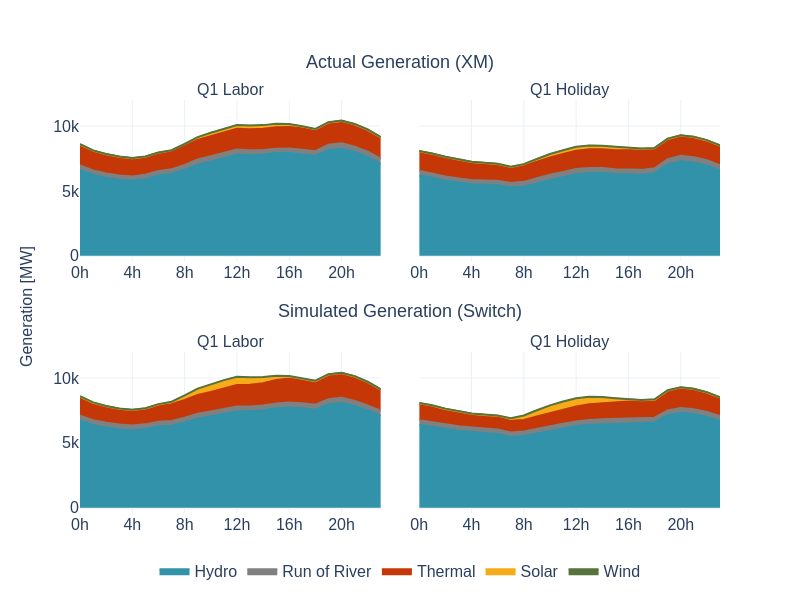

Write notebook code for a chart like this one.
### Code cell
sw.dispatch.plot_q1_generation(gen_res, gen_disp)

### Figure 1 — Plotly figure (JSON) as saved in the notebook; plotly's stock layout.template omitted (floating-point values rounded to 4 significant figures)
{"data": [{"fillcolor": "#3292A9", "legendgroup": "Hydro", "line": {"color": "#3292A9", "shape": "linear"}, "mode": "lines", "name": "Hydro", "showlegend": true, "stackgroup": "one", "type": "scatter", "x": ["0h", "1h", "2h", "3h", "4h", "5h", "6h", "7h", "8h", "9h", "10h", "11h", "12h", "13h", "14h", "15h", "16h", "17h", "18h", "19h", "20h", "21h", "22h", "23h"], "xaxis": "x", "y": [6599.0, 6242.0, 6018.0, 5861.0, 5783.0, 5905.0, 6194.0, 6305.0, 6616.0, 7015.0, 7267.0, 7553.0, 7784.0, 7752.0, 7803.0, 7913.0, 7918.0, 7808.0, 7692.0, 8157.0, 8253.0, 7996.0, 7610.0, 7076.0], "yaxis": "y"}, {"fillcolor": "#808080", "legendgroup": "Run of River", "line": {"color": "#808080", "shape": "linear"}, "mode": "lines", "name": "Run of River", "showlegend": true, "stackgroup": "one", "type": "scatter", "x": ["0h", "1h", "2h", "3h", "4h", "5h", "6h", "7h", "8h", "9h", "10h", "11h", "12h", "13h", "14h", "15h", "16h", "17h", "18h", "19h", "20h", "21h", "22h", "23h"], "xaxis": "x", "y": [368.1, 334.5, 330.6, 330.7, 333.9, 339.5, 345.5, 357.2, 392.1, 406.4, 404.1, 400.3, 403.8, 374.8, 344.9, 342.8, 345.1, 358.5, 371.3, 406.5, 418.7, 416.3, 410.0, 392.7], "yaxis": "y"}, {"fillcolor": "#C53707", "legendgroup": "Thermal", "line": {"color": "#C53707", "shape": "linear"}, "mode": "lines", "name": "Thermal", "showlegend": true, "stackgroup": "one", "type": "scatter", "x": ["0h", "1h", "2h", "3h", "4h", "5h", "6h", "7h", "8h", "9h", "10h", "11h", "12h", "13h", "14h", "15h", "16h", "17h", "18h", "19h", "20h", "21h", "22h", "23h"], "xaxis": "x", "y": [1605.0, 1522.0, 1476.0, 1434.0, 1408.0, 1388.0, 1407.0, 1440.0, 1473.0, 1508.0, 1542.0, 1570.0, 1599.0, 1621.0, 1635.0, 1647.0, 1658.0, 1660.0, 1662.0, 1701.0, 1719.0, 1721.0, 1685.0, 1650.0], "yaxis": "y"}, {"fillcolor": "#F7AB17", "legendgroup": "Solar", "line": {"color": "#F7AB17", "shape": "linear"}, "mode": "lines", "name": "Solar", "showlegend": true, "stackgroup": "one", "type": "scatter", "x": ["0h", "1h", "2h", "3h", "4h", "5h", "6h", "7h", "8h", "9h", "10h", "11h", "12h", "13h", "14h", "15h", "16h", "17h", "18h", "19h", "20h", "21h"], "xaxis": "x", "y": [0.000645, 0.00127, 0.000845, 0.001225, 0.00089, 0.001185, 0.08692, 19.16, 116.5, 196.9, 243.2, 262.8, 270.5, 268.7, 258.1, 239.5, 202.5, 124.7, 20.75, 0.023, 4e-05, 3e-05], "yaxis": "y"}, {"fillcolor": "#55733D", "legendgroup": "Wind", "line": {"color": "#55733D", "shape": "linear"}, "mode": "lines", "name": "Wind", "showlegend": true, "stackgroup": "one", "type": "scatter", "x": ["0h", "1h", "2h", "3h", "4h", "5h", "6h", "7h", "8h", "9h", "10h", "11h", "12h", "13h", "14h", "15h", "16h", "17h", "18h", "19h", "20h", "21h", "22h", "23h"], "xaxis": "x", "y": [21.93, 20.54, 19.91, 19.21, 17.49, 16.51, 16.18, 15.74, 15.51, 17.34, 19.42, 20.94, 22.37, 23.75, 25.25, 25.82, 26.09, 26.02, 26.11, 25.7, 24.3, 23.23, 22.8, 22.5], "yaxis": "y"}, {"fillcolor": "#3292A9", "legendgroup": "Hydro", "line": {"color": "#3292A9", "shape": "linear"}, "mode": "lines", "name": "Hydro", "showlegend": false, "stackgroup": "one", "type": "scatter", "x": ["0h", "1h", "2h", "3h", "4h", "5h", "6h", "7h", "8h", "9h", "10h", "11h", "12h", "13h", "14h", "15h", "16h", "17h", "18h", "19h", "20h", "21h", "22h", "23h"], "xaxis": "x3", "y": [6715.0, 6378.0, 6184.0, 6047.0, 5980.0, 6060.0, 6256.0, 6314.0, 6572.0, 6867.0, 7044.0, 7243.0, 7428.0, 7432.0, 7508.0, 7655.0, 7714.0, 7665.0, 7551.0, 7977.0, 8089.0, 7835.0, 7500.0, 7092.0], "yaxis": "y3"}, {"fillcolor": "#808080", "legendgroup": "Run of River", "line": {"color": "#808080", "shape": "linear"}, "mode": "lines", "name": "Run of River", "showlegend": false, "stackgroup": "one", "type": "scatter", "x": ["0h", "1h", "2h", "3h", "4h", "5h", "6h", "7h", "8h", "9h", "10h", "11h", "12h", "13h", "14h", "15h", "16h", "17h", "18h", "19h", "20h", "21h", "22h", "23h"], "xaxis": "x3", "y": [367.7, 364.4, 362.6, 361.4, 361.7, 363.1, 366.2, 368.4, 371.1, 374.4, 376.1, 377.8, 378.0, 376.8, 377.3, 378.9, 386.6, 386.9, 386.8, 389.4, 388.2, 384.1, 379.8, 375.9], "yaxis": "y3"}, {"fillcolor": "#C53707", "legendgroup": "Thermal", "line": {"color": "#C53707", "shape": "linear"}, "mode": "lines", "name": "Thermal", "showlegend": false, "stackgroup": "one", "type": "scatter", "x": ["0h", "1h", "2h", "3h", "4h", "5h", "6h", "7h", "8h", "9h", "10h", "11h", "12h", "13h", "14h", "15h", "16h", "17h", "18h", "19h", "20h", "21h", "22h", "23h"], "xaxis": "x3", "y": [1478.0, 1347.0, 1269.0, 1215.0, 1188.0, 1221.0, 1287.0, 1286.0, 1357.0, 1448.0, 1496.0, 1570.0, 1646.0, 1659.0, 1712.0, 1800.0, 1857.0, 1860.0, 1816.0, 1891.0, 1891.0, 1891.0, 1795.0, 1631.0], "yaxis": "y3"}, {"fillcolor": "#F7AB17", "legendgroup": "Solar", "line": {"color": "#F7AB17", "shape": "linear"}, "mode": "lines", "name": "Solar", "showlegend": false, "stackgroup": "one", "type": "scatter", "x": ["0h", "1h", "2h", "3h", "4h", "5h", "6h", "7h", "8h", "9h", "10h", "11h", "12h", "13h", "14h", "15h", "16h", "17h", "18h", "19h", "20h", "21h", "22h", "23h"], "xaxis": "x3", "y": [0, 0, 0, 0, 0, 0.06081, 45.58, 168.6, 322.0, 459.8, 562.0, 612.9, 610.1, 551.1, 442.9, 304.4, 157.1, 33.06, 0.03198, 0, 0, 0, 0, 0], "yaxis": "y3"}, {"fillcolor": "#55733D", "legendgroup": "Wind", "line": {"color": "#55733D", "shape": "linear"}, "mode": "lines", "name": "Wind", "showlegend": false, "stackgroup": "one", "type": "scatter", "x": ["0h", "1h", "2h", "3h", "4h", "5h", "6h", "7h", "8h", "9h", "10h", "11h", "12h", "13h", "14h", "15h", "16h", "17h", "18h", "19h", "20h", "21h", "22h", "23h"], "xaxis": "x3", "y": [26.73, 26.53, 26.32, 26.24, 26.12, 26.07, 25.92, 25.69, 25.6, 25.49, 25.57, 25.41, 25.4, 25.47, 25.74, 26.08, 26.69, 27.85, 28.6, 28.64, 28.52, 28.19, 27.81, 27.24], "yaxis": "y3"}, {"fillcolor": "#3292A9", "legendgroup": "Hydro", "line": {"color": "#3292A9", "shape": "linear"}, "mode": "lines", "name": "Hydro", "showlegend": false, "stackgroup": "one", "type": "scatter", "x": ["0h", "1h", "2h", "3h", "4h", "5h", "6h", "7h", "8h", "9h", "10h", "11h", "12h", "13h", "14h", "15h", "16h", "17h", "18h", "19h", "20h", "21h", "22h", "23h"], "xaxis": "x2", "y": [6179.0, 6022.0, 5782.0, 5634.0, 5514.0, 5479.0, 5445.0, 5268.0, 5318.0, 5578.0, 5848.0, 6053.0, 6280.0, 6389.0, 6403.0, 6311.0, 6260.0, 6252.0, 6369.0, 7044.0, 7287.0, 7187.0, 6957.0, 6575.0], "yaxis": "y2"}, {"fillcolor": "#808080", "legendgroup": "Run of River", "line": {"color": "#808080", "shape": "linear"}, "mode": "lines", "name": "Run of River", "showlegend": false, "stackgroup": "one", "type": "scatter", "x": ["0h", "1h", "2h", "3h", "4h", "5h", "6h", "7h", "8h", "9h", "10h", "11h", "12h", "13h", "14h", "15h", "16h", "17h", "18h", "19h", "20h", "21h", "22h", "23h"], "xaxis": "x2", "y": [379.2, 328.6, 326.9, 331.5, 329.4, 328.4, 330.9, 338.6, 378.6, 401.1, 406.9, 409.3, 408.9, 378.1, 359.6, 357.9, 359.3, 369.1, 376.9, 399.7, 411.4, 408.2, 399.5, 394.4], "yaxis": "y2"}, {"fillcolor": "#C53707", "legendgroup": "Thermal", "line": {"color": "#C53707", "shape": "linear"}, "mode": "lines", "name": "Thermal", "showlegend": false, "stackgroup": "one", "type": "scatter", "x": ["0h", "1h", "2h", "3h", "4h", "5h", "6h", "7h", "8h", "9h", "10h", "11h", "12h", "13h", "14h", "15h", "16h", "17h", "18h", "19h", "20h", "21h", "22h", "23h"], "xaxis": "x2", "y": [1495.0, 1516.0, 1497.0, 1427.0, 1386.0, 1336.0, 1302.0, 1223.0, 1244.0, 1272.0, 1331.0, 1386.0, 1412.0, 1441.0, 1445.0, 1466.0, 1481.0, 1502.0, 1521.0, 1561.0, 1567.0, 1560.0, 1533.0, 1527.0], "yaxis": "y2"}, {"fillcolor": "#F7AB17", "legendgroup": "Solar", "line": {"color": "#F7AB17", "shape": "linear"}, "mode": "lines", "name": "Solar", "showlegend": false, "stackgroup": "one", "type": "scatter", "x": ["6h", "7h", "8h", "9h", "10h", "11h", "12h", "13h", "14h", "15h", "16h", "17h", "18h", "19h"], "xaxis": "x2", "y": [0.09956, 17.62, 108.5, 189.8, 233.7, 265.9, 269.0, 269.3, 253.4, 239.6, 206.3, 118.2, 20.29, 0.03136], "yaxis": "y2"}, {"fillcolor": "#55733D", "legendgroup": "Wind", "line": {"color": "#55733D", "shape": "linear"}, "mode": "lines", "name": "Wind", "showlegend": false, "stackgroup": "one", "type": "scatter", "x": ["0h", "1h", "2h", "3h", "4h", "5h", "6h", "7h", "8h", "9h", "10h", "11h", "12h", "13h", "14h", "15h", "16h", "17h", "18h", "19h", "20h", "21h", "22h", "23h"], "xaxis": "x2", "y": [20.02, 19.8, 18.51, 17.93, 18.19, 17.71, 16.25, 14.06, 14.77, 18.78, 19.82, 20.66, 22.92, 25.32, 25.6, 26.1, 26.06, 24.71, 25.04, 24.55, 22.91, 22.77, 22.78, 21.93], "yaxis": "y2"}, {"fillcolor": "#3292A9", "legendgroup": "Hydro", "line": {"color": "#3292A9", "shape": "linear"}, "mode": "lines", "name": "Hydro", "showlegend": false, "stackgroup": "one", "type": "scatter", "x": ["0h", "1h", "2h", "3h", "4h", "5h", "6h", "7h", "8h", "9h", "10h", "11h", "12h", "13h", "14h", "15h", "16h", "17h", "18h", "19h", "20h", "21h", "22h", "23h"], "xaxis": "x4", "y": [6390.0, 6262.0, 6079.0, 5928.0, 5813.0, 5751.0, 5678.0, 5454.0, 5524.0, 5730.0, 5932.0, 6112.0, 6292.0, 6403.0, 6452.0, 6470.0, 6496.0, 6520.0, 6572.0, 7127.0, 7309.0, 7224.0, 7015.0, 6698.0], "yaxis": "y4"}, {"fillcolor": "#808080", "legendgroup": "Run of River", "line": {"color": "#808080", "shape": "linear"}, "mode": "lines", "name": "Run of River", "showlegend": false, "stackgroup": "one", "type": "scatter", "x": ["0h", "1h", "2h", "3h", "4h", "5h", "6h", "7h", "8h", "9h", "10h", "11h", "12h", "13h", "14h", "15h", "16h", "17h", "18h", "19h", "20h", "21h", "22h", "23h"], "xaxis": "x4", "y": [355.7, 353.9, 352.0, 351.0, 350.8, 351.3, 351.3, 350.4, 353.1, 356.2, 358.4, 360.2, 360.6, 360.4, 361.0, 361.2, 366.9, 367.0, 368.6, 371.8, 372.1, 369.6, 367.3, 363.9], "yaxis": "y4"}, {"fillcolor": "#C53707", "legendgroup": "Thermal", "line": {"color": "#C53707", "shape": "linear"}, "mode": "lines", "name": "Thermal", "showlegend": false, "stackgroup": "one", "type": "scatter", "x": ["0h", "1h", "2h", "3h", "4h", "5h", "6h", "7h", "8h", "9h", "10h", "11h", "12h", "13h", "14h", "15h", "16h", "17h", "18h", "19h", "20h", "21h", "22h", "23h"], "xaxis": "x4", "y": [1302.0, 1250.0, 1177.0, 1116.0, 1070.0, 1046.0, 1005.0, 890.3, 886.5, 942.5, 1006.0, 1072.0, 1146.0, 1202.0, 1244.0, 1279.0, 1321.0, 1354.0, 1378.0, 1521.0, 1576.0, 1550.0, 1491.0, 1422.0], "yaxis": "y4"}, {"fillcolor": "#F7AB17", "legendgroup": "Solar", "line": {"color": "#F7AB17", "shape": "linear"}, "mode": "lines", "name": "Solar", "showlegend": false, "stackgroup": "one", "type": "scatter", "x": ["0h", "1h", "2h", "3h", "4h", "5h", "6h", "7h", "8h", "9h", "10h", "11h", "12h", "13h", "14h", "15h", "16h", "17h", "18h", "19h", "20h", "21h", "22h", "23h"], "xaxis": "x4", "y": [0, 0, 0, 0, 0, 0.0615, 45.68, 168.1, 321.0, 458.8, 561.0, 611.9, 608.8, 549.8, 441.8, 303.8, 156.9, 33.1, 0.03207, 0, 0, 0, 0, 0], "yaxis": "y4"}, {"fillcolor": "#55733D", "legendgroup": "Wind", "line": {"color": "#55733D", "shape": "linear"}, "mode": "lines", "name": "Wind", "showlegend": false, "stackgroup": "one", "type": "scatter", "x": ["0h", "1h", "2h", "3h", "4h", "5h", "6h", "7h", "8h", "9h", "10h", "11h", "12h", "13h", "14h", "15h", "16h", "17h", "18h", "19h", "20h", "21h", "22h", "23h"], "xaxis": "x4", "y": [27.26, 26.89, 27.06, 26.93, 27.06, 26.96, 26.52, 26.43, 26.08, 25.51, 25.7, 25.49, 25.28, 25.24, 25.57, 26.04, 26.97, 28.14, 28.77, 28.63, 28.49, 28.15, 27.63, 27.1], "yaxis": "y4"}], "layout": {"annotations": [{"font": {"size": 16}, "showarrow": false, "text": "Q1 Labor", "x": 0.235, "xanchor": "center", "xref": "paper", "y": 1, "yanchor": "bottom", "yref": "paper"}, {"font": {"size": 16}, "showarrow": false, "text": "Q1 Holiday", "x": 0.765, "xanchor": "center", "xref": "paper", "y": 1, "yanchor": "bottom", "yref": "paper"}, {"font": {"size": 16}, "showarrow": false, "text": "Q1 Labor", "x": 0.235, "xanchor": "center", "xref": "paper", "y": 0.39, "yanchor": "bottom", "yref": "paper"}, {"font": {"size": 16}, "showarrow": false, "text": "Q1 Holiday", "x": 0.765, "xanchor": "center", "xref": "paper", "y": 0.39, "yanchor": "bottom", "yref": "paper"}, {"showarrow": false, "text": "Generation [MW]", "textangle": -90, "x": -0.1, "xref": "paper", "y": 0.5, "yref": "paper"}, {"font": {"family": "Arial", "size": 18}, "showarrow": false, "text": "Actual Generation (XM)", "x": 0.5, "xanchor": "center", "xref": "paper", "y": 1.12, "yref": "paper"}, {"font": {"family": "Arial", "size": 18}, "showarrow": false, "text": "Simulated Generation (Switch)", "x": 0.5, "xanchor": "center", "xref": "paper", "y": 0.49, "yref": "paper"}], "font": {"family": "Arial", "size": 16}, "height": 600, "legend": {"orientation": "h", "x": 0.5, "xanchor": "center", "y": -0.1}, "width": 800, "xaxis": {"anchor": "y", "domain": [0, 0.47], "dtick": 4, "showticklabels": true}, "xaxis2": {"anchor": "y2", "domain": [0.53, 1], "dtick": 4, "showticklabels": true}, "xaxis3": {"anchor": "y3", "domain": [0, 0.47], "dtick": 4, "showticklabels": true}, "xaxis4": {"anchor": "y4", "domain": [0.53, 1], "dtick": 4, "showticklabels": true}, "yaxis": {"anchor": "x", "domain": [0.61, 1], "range": [-400, 12000]}, "yaxis2": {"anchor": "x2", "domain": [0.61, 1], "matches": "y", "range": [-400, 12000], "showticklabels": false}, "yaxis3": {"anchor": "x3", "domain": [0, 0.39], "range": [-400, 12000]}, "yaxis4": {"anchor": "x4", "domain": [0, 0.39], "matches": "y3", "range": [-400, 12000], "showticklabels": false}}}
